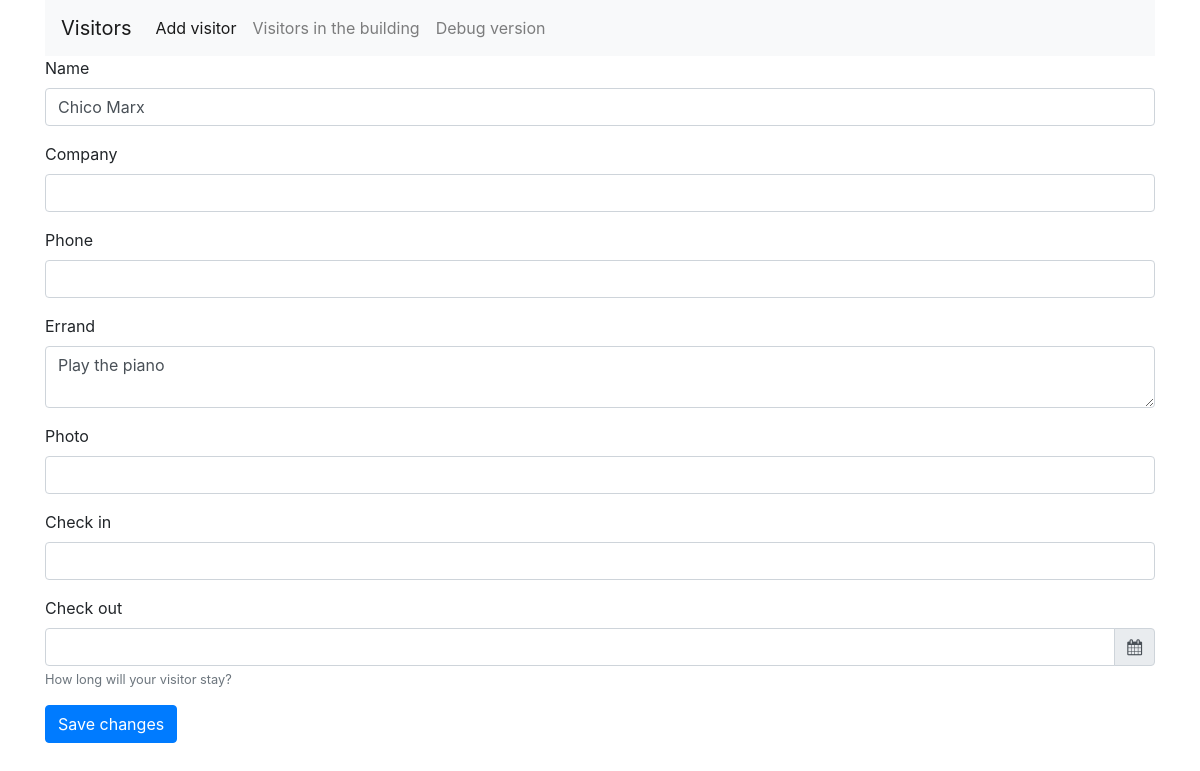
/editpost.php?id=6, run on an earlier commit of the app's database.
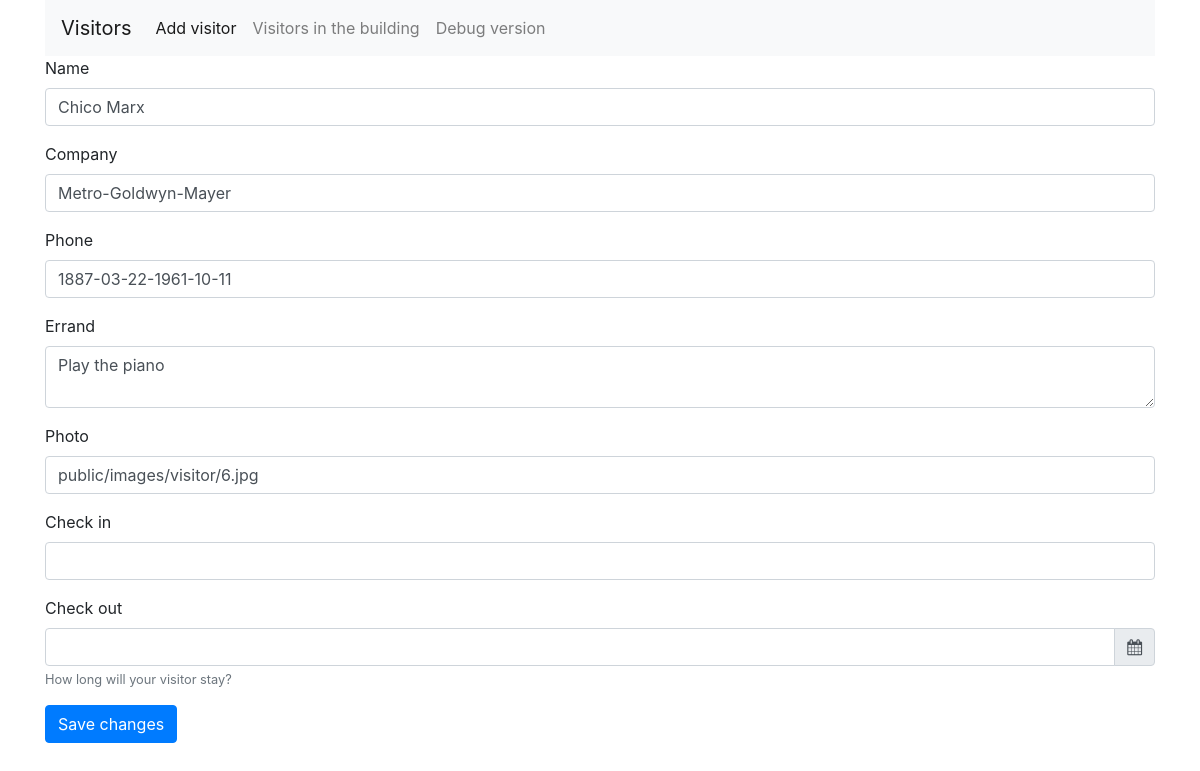
And on a later commit of the database.
### tables this page shows
CREATE TABLE `visitors` (
  `id` int(11) NOT NULL,
  `company` varchar(100) NOT NULL,
  `name` varchar(100) NOT NULL,
  `phone` varchar(50) NOT NULL,
  `errand` text NOT NULL,
  `checkin` timestamp NOT NULL DEFAULT CURRENT_TIMESTAMP,
  `checkout` timestamp NULL DEFAULT NULL,
  `image_url` varchar(255) DEFAULT NULL
);

### editpost.php (the view, shortened to what this page needs)
<?php
	require('config/db.php');
	$id = mysqli_real_escape_string($conn, $_GET['id']);
	$query = 'SELECT * FROM visitors WHERE id = '.$id;
	$result = mysqli_query($conn, $query);
	$post = mysqli_fetch_assoc($result);
?>
<?php include('inc/header.php'); ?>
	<div class="container">
		<form method="POST" action="<?php $_SERVER['PHP_SELF']; ?>">
			<div class="form-group">
				<label>Name</label>
				<input type="text" value="<?php echo $post['name']; ?>" name="name" class="form-control">
			</div>
			<div class="form-group">
				<label>Company</label>
				<input type="text" value="<?php echo $post['company']; ?>" name="company" class="form-control">
			</div>
			<div class="form-group">
				<label>Phone</label>
				<input type="text" value="<?php echo $post['phone']; ?>" name="phone" class="form-control">
			</div>
			<div class="form-group">
				<label>Errand</label>
				<textarea name="errand" class="form-control"><?php echo $post['errand']; ?></textarea>
			</div>
			<div class="form-group">
				<label>Photo</label>
				<input type="text" value="<?php echo $post['image_url']; ?>" name="image_url" class="form-control">
			</div>
			<div class="form-group">
					<label>Check in</label>
					<input type="text" class="form-control datetimepicker-input" id="datetimepicker1" data-toggle="datetimepicker" data-target="#datetimepicker1" name="checkin"/>
			</div>
        <div class="form-group">
				<label>Check out</label>
        <div class="input-group date" id="datetimepicker2" data-target-input="nearest">
					<input type="text" class="form-control datetimepicker-input" data-target="#datetimepicker2" name="checkout"/>
						<div class="input-group-append" data-target="#datetimepicker2" data-toggle="datetimepicker">
							<div class="input-group-text"><i class="fa fa-calendar"></i></div>
						</div>
        </div>
				<small name="checkoutHelp" class="form-text text-muted">How long will your visitor stay?</small>
            </div>
			<input type="submit" name="submit" value="Save changes" class="btn btn-primary">
		</form>
	</div>
<?php include('inc/footer.php'); ?>

What changed in the data, as far as the page shows it:
changed visitors "Chico Marx": company (not shown) → "Metro-Goldwyn-Mayer"; phone (not shown) → "1887-03-22-1961-10-11"; image_url (not shown) → "public/images/visitor/6.jpg"
